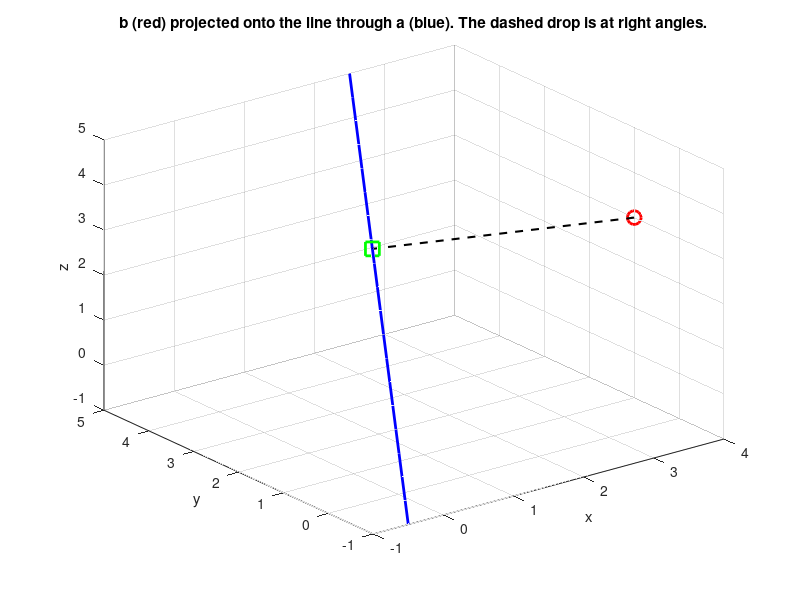

Write the MATLAB code that produced this figure.
% Cell 2: the pseudoinverse as a projection
%
% Ax = b usually has no solution. The pseudoinverse returns the x whose Ax sits
% closest to b, and the part it cannot reach is left over at right angles.

clear; close all;

% Part 1: one direction in three dimensions, so the geometry is visible.
a = [1; 2; 2];
b = [4; 1; 3];

x = pinv(a) * b;      % the best multiple of a
p = a * x;            % the projection of b onto the line through a
r = b - p;            % what is left over

fprintf('best multiple of a : x = %.4f\n', x);
fprintf('projection p       : [%.3f %.3f %.3f]\n', p);
fprintf('residual r = b - p : [%.3f %.3f %.3f]\n', r);
fprintf('a dot r            : %.2e   (zero, so r is at right angles to a)\n\n', a' * r);

t = linspace(-0.5, 2.5, 20);
figure;
plot3(a(1)*t, a(2)*t, a(3)*t, 'b-', 'linewidth', 2); hold on;
plot3(b(1), b(2), b(3), 'ro', 'markersize', 10, 'linewidth', 2);
plot3(p(1), p(2), p(3), 'gs', 'markersize', 10, 'linewidth', 2);
plot3([b(1) p(1)], [b(2) p(2)], [b(3) p(3)], 'k--', 'linewidth', 1.5);
grid on; xlabel('x'); ylabel('y'); zlabel('z');
title('b (red) projected onto the line through a (blue). The dashed drop is at right angles.');
hold off;

% Part 2: the same idea with more data than unknowns.
A = [1 1; 1 2; 1 3; 1 4; 1 5];
y = [2.1; 3.9; 6.2; 7.8; 10.1];

w = pinv(A) * y;
fprintf('least squares solution from pinv     : [%.4f %.4f]\n', w);
fprintf('least squares solution from backslash: [%.4f %.4f]\n', A \ y);

res = y - A*w;
fprintf('residual still at right angles to every column: [%.2e %.2e]\n', A' * res);
fprintf('sum of squared error: %.4f\n', sum(res.^2));
disp('No iteration, no learning rate. One solve.');
